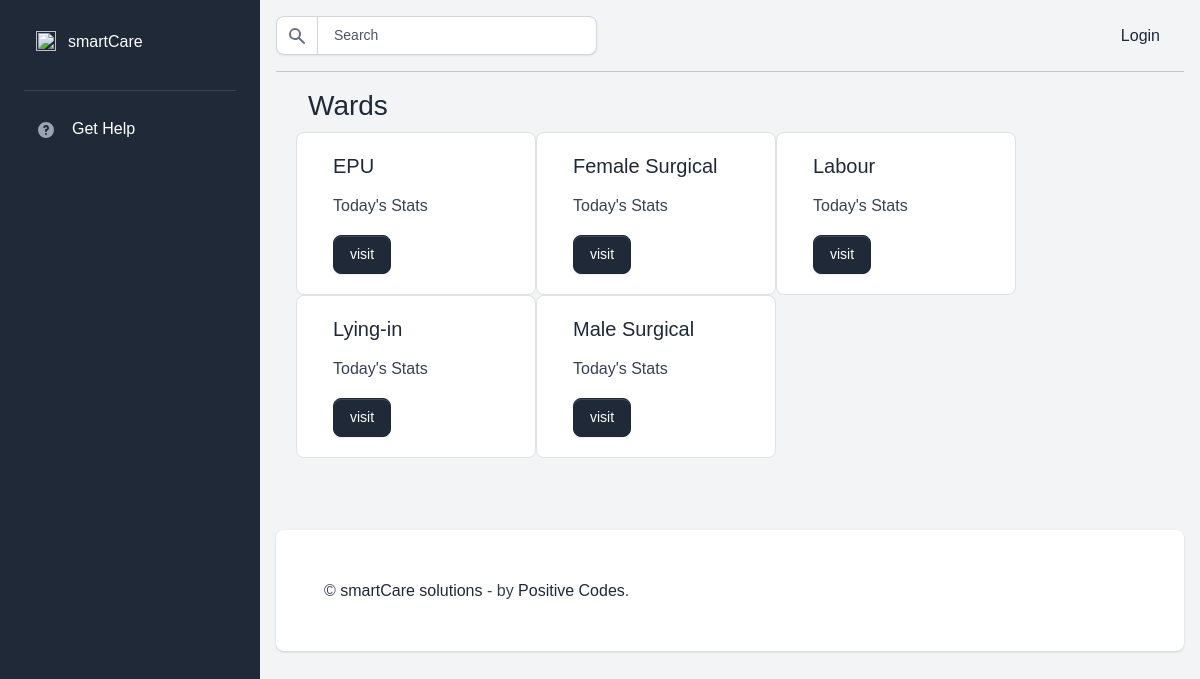
Page /location/ward/ on the committed database.
### locations/models.py (models this page shows, shortened)
class Ward(models.Model):
    clinic          = models.ForeignKey(Clinic, on_delete=models.CASCADE)
    ward          = models.CharField(max_length=100, blank=False, null=False)
    female_only     = models.BooleanField(default=False)
    date_created    = models.DateField(auto_now_add=True, auto_now=False)
    updated         = models.DateField(auto_now_add=False, auto_now=True)
    active          = models.BooleanField(default=True)
    created_by      = models.CharField(max_length=30, blank=True, null=True)
    class Meta:
        ordering = ('ward',)

### locations/views.py (the view)
# urls.py: path('ward/', ward_view, name='ward_view'),
def ward_view(request):
    wards = Ward.objects.filter(active=True).order_by('ward')
    tempplate = "location/ward.html"
    context = {"wards": wards}
    return render(request, tempplate, context)

### templates/location/ward.html (shortened to what this page needs)
{% extends "layouts/base.html" %}
{% block content %}
<div class="container">
    <div class="container">
        <div class="row col-md-12">
            <h3>Wards</h3>
            {% for ward in wards %}
                <div class="card" style="width: 15rem;">
                    <div class="card-body">
                    <h5 class="card-title">{{ ward.ward }}</h5>
                    <p class="card-text">Today's Stats</p>
                    <a href="{% url 'ward_admission_display' id=ward.id %}" class="btn btn-primary">visit</a>
                    </div>
                </div>
            {% endfor %}
        </div>
    </div>
</div>
{% endblock %}

### rows in the picture
Ward: ward "EPU"
Ward: ward "Female Surgical"
Ward: ward "Labour"
Ward: ward "Lying-in"
Ward: ward "Male Surgical"
